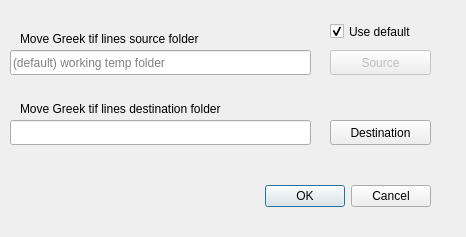
<?xml version="1.0" encoding="UTF-8"?>
<ui version="4.0">
 <class>tifgreekmovelinesDialog</class>
 <widget class="QDialog" name="tifgreekmovelinesDialog">
  <property name="windowModality">
   <enum>Qt::ApplicationModal</enum>
  </property>
  <property name="geometry">
   <rect>
    <x>0</x>
    <y>0</y>
    <width>466</width>
    <height>237</height>
   </rect>
  </property>
  <property name="windowTitle">
   <string>Move Greek tif lines</string>
  </property>
  <widget class="QDialogButtonBox" name="buttonBox">
   <property name="geometry">
    <rect>
     <x>260</x>
     <y>180</y>
     <width>171</width>
     <height>32</height>
    </rect>
   </property>
   <property name="orientation">
    <enum>Qt::Horizontal</enum>
   </property>
   <property name="standardButtons">
    <set>QDialogButtonBox::Cancel|QDialogButtonBox::Ok</set>
   </property>
  </widget>
  <widget class="QLineEdit" name="SourceLineEdit">
   <property name="geometry">
    <rect>
     <x>10</x>
     <y>50</y>
     <width>301</width>
     <height>25</height>
    </rect>
   </property>
   <property name="placeholderText">
    <string>(default) working temp folder</string>
   </property>
  </widget>
  <widget class="QPushButton" name="SourceButton">
   <property name="enabled">
    <bool>false</bool>
   </property>
   <property name="geometry">
    <rect>
     <x>330</x>
     <y>50</y>
     <width>101</width>
     <height>25</height>
    </rect>
   </property>
   <property name="text">
    <string>Source</string>
   </property>
   <property name="icon">
    <iconset resource="../UI_Icons.qrc">
     <normaloff>:/Icons/Icons/tiff-file.png</normaloff>:/Icons/Icons/tiff-file.png</iconset>
   </property>
  </widget>
  <widget class="QPushButton" name="DestinationButton">
   <property name="geometry">
    <rect>
     <x>330</x>
     <y>120</y>
     <width>101</width>
     <height>25</height>
    </rect>
   </property>
   <property name="text">
    <string>Destination</string>
   </property>
   <property name="icon">
    <iconset resource="../UI_Icons.qrc">
     <normaloff>:/Icons/Icons/tiff-file.png</normaloff>:/Icons/Icons/tiff-file.png</iconset>
   </property>
  </widget>
  <widget class="QLineEdit" name="DestinationLineEdit">
   <property name="geometry">
    <rect>
     <x>10</x>
     <y>120</y>
     <width>301</width>
     <height>25</height>
    </rect>
   </property>
  </widget>
  <widget class="QLabel" name="SourceLabel">
   <property name="geometry">
    <rect>
     <x>20</x>
     <y>30</y>
     <width>261</width>
     <height>17</height>
    </rect>
   </property>
   <property name="text">
    <string>Move Greek tif lines source folder</string>
   </property>
  </widget>
  <widget class="QLabel" name="DestinationLabel">
   <property name="geometry">
    <rect>
     <x>20</x>
     <y>100</y>
     <width>291</width>
     <height>17</height>
    </rect>
   </property>
   <property name="text">
    <string>Move Greek tif lines destination folder</string>
   </property>
  </widget>
  <widget class="QCheckBox" name="defaultsrcBox">
   <property name="geometry">
    <rect>
     <x>330</x>
     <y>20</y>
     <width>101</width>
     <height>23</height>
    </rect>
   </property>
   <property name="text">
    <string>Use default</string>
   </property>
   <property name="checked">
    <bool>true</bool>
   </property>
  </widget>
 </widget>
 <resources>
  <include location="../UI_Icons.qrc"/>
 </resources>
 <connections>
  <connection>
   <sender>buttonBox</sender>
   <signal>accepted()</signal>
   <receiver>tifgreekmovelinesDialog</receiver>
   <slot>accept()</slot>
   <hints>
    <hint type="sourcelabel">
     <x>248</x>
     <y>254</y>
    </hint>
    <hint type="destinationlabel">
     <x>157</x>
     <y>274</y>
    </hint>
   </hints>
  </connection>
  <connection>
   <sender>buttonBox</sender>
   <signal>rejected()</signal>
   <receiver>tifgreekmovelinesDialog</receiver>
   <slot>reject()</slot>
   <hints>
    <hint type="sourcelabel">
     <x>316</x>
     <y>260</y>
    </hint>
    <hint type="destinationlabel">
     <x>286</x>
     <y>274</y>
    </hint>
   </hints>
  </connection>
 </connections>
</ui>
